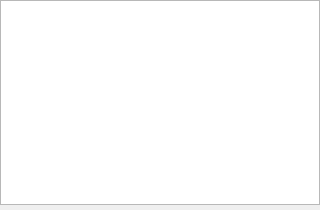
<?xml version="1.0" encoding="UTF-8"?>
<ui version="4.0">
 <class>ScoreboardWidget</class>
 <widget class="QWidget" name="ScoreboardWidget">
  <property name="geometry">
   <rect>
    <x>0</x>
    <y>0</y>
    <width>320</width>
    <height>210</height>
   </rect>
  </property>
  <property name="windowTitle">
   <string>Form</string>
  </property>
  <widget class="QTableView" name="tableView">
   <property name="geometry">
    <rect>
     <x>0</x>
     <y>0</y>
     <width>320</width>
     <height>205</height>
    </rect>
   </property>
  </widget>
 </widget>
 <resources/>
 <connections/>
</ui>
